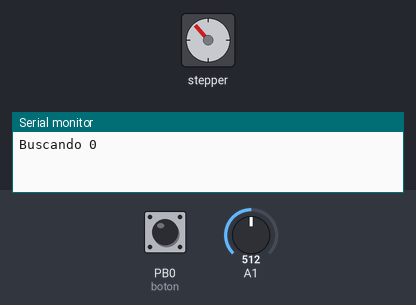
The sketch below on a simulated ATtiny85, built with avr-gcc and run on an emulated ATtiny85. Parts: stepper motor, the last lines printed to the serial monitor. The test bench sets the inputs (shaded band); at power-on: PB0 (boton) HIGH, A1 = 512. Stepper angles assume 512 steps per turn.

Above: at 0.8 s.
0.9 s: PB0 (boton) pulled LOW for 0.15 s
At 1.4 s:
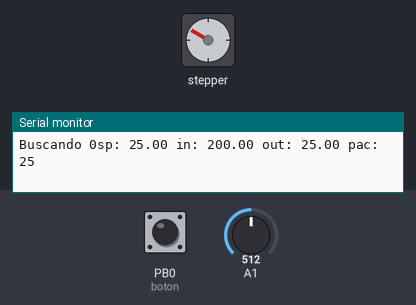
4.0 s: A1 set to 15
At 6.8 s:
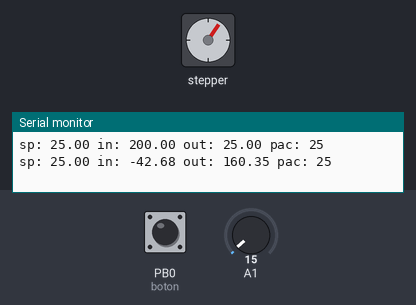
7.0 s: A1 set to 306
10.0 s: A1 set to 0
At 16.7 s:
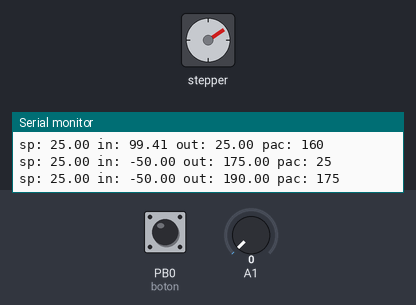
Timing chart, 0 to 17.0 s (numbered marks = the images above; inputs shaded):
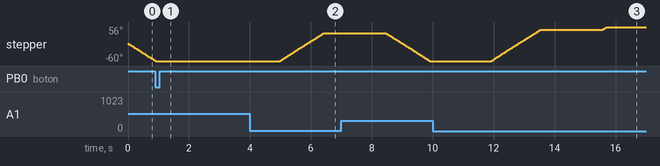

The sketch:

attiny_stepper_analog_rc.ino
```cpp
/*Para poder usar el pin5 como entrada analoga o binaria,
 * el voltaje tiene que ser sobre 3 V aprox, sino se resetea
 * es el RST pin...
 * Para arreglar esto y poder usar el pin5
 * ver link guardado:
 * http://thetoivonen.blogspot.com/2015/12/fixing-pin-p5-or-6-on-digispark-clones.html
 * =)
 */
#include "Stepper_28BYJ_48.h"
#include <PID_v1.h>

#define Spoint 25 //ºC temp agua
#define minLlave 25 //pasos pos minimo llave
#define maxLlave 190  //pasos pos max llave
#define sampleT 1000  //actualizacion PID en ms
#define kape 1 //Kp
#define kai 1 //Ki
#define kade 0 //Kd
int posact;

//Define Variables we'll be connecting to
double Setpoint, Input, Output, salida;

//Specify the links and initial tuning parameters
double Kp=kape, Ki=kai, Kd=kade;
PID myPID(&Input, &Output, &Setpoint, Kp, Ki, Kd, DIRECT);

#define boton 0 //pin5 del reset, hay que reparar para poder usar
                //switch posicion minima llave gas P4
#define p0 8
#define p1 9
#define p2 10
#define p3 11
#define termo A1 //A1 o 1 es p2 5v unico, 0 es p5 3.6V max
//#define steps 50
//#define delayy 500

Stepper_28BYJ_48 stepper(p3,p2,p1,p0); //in4, in3, in2, in1

void setup(){
  //pinMode(boton, INPUT); //para el attiny85
  Serial.begin(9600);
  pinMode(boton, INPUT_PULLUP);
  //digitalWrite(boton,HIGH);//este truco es para que se active el PULLUP attiny 85
  pinMode(p0, OUTPUT);
  pinMode(p1, OUTPUT);
  pinMode(p2, OUTPUT);
  pinMode(p3, OUTPUT);
  pinMode(13, OUTPUT);
  digitalWrite(13, HIGH); //alim termometro

  myPID.SetSampleTime(sampleT);
  myPID.SetOutputLimits(minLlave, maxLlave);
  Setpoint = Spoint;
  //turn the PID on
  myPID.SetMode(AUTOMATIC);
  Serial.print("Buscando 0");
  while(digitalRead(boton) == HIGH ){ //cuando boton se va a cero motor en minLlave
    stepper.step(-1);
  }
  posact = minLlave;
}

void loop()
{
  Input = lee(termo); //convierte a ºC
  myPID.Compute();
  imprime();

  if(posact != Output) //me tengo que mover
  {
    stepper.step(Output-posact);
    posact = Output;
  }
  delay(2000);
}

float lee(float entrada)
{
  delay(5);
  float lectura = analogRead(entrada);
  delay(5);
  float voltaje = lectura * 5.0;
  voltaje /= 1024.0;
  float tempC = (voltaje -0.5) * 100;
  return tempC;
}

void imprime()
{
  Serial.print("sp:");
  Serial.print(" ");
  Serial.print(Setpoint);
  Serial.print(" ");
  Serial.print("in:");
  Serial.print(" ");
  Serial.print(lee(termo));
  Serial.print(" ");
  Serial.print("out:");
  Serial.print(" ");
  Serial.print(Output);
  Serial.print(" ");
  Serial.print("pac:");
  Serial.print(" ");
  Serial.println(posact);
  delay(1);
}
```

Measured:
- after the input at 0.9 s, stepper: goes on until 0.9 s, then stays -60°
- after the input at 4.0 s, stepper: turns 95° clockwise in 1.4 s, starting after 0.99 s
- after the input at 10.0 s, stepper: turns 106° clockwise in 1.6 s, then 10° clockwise in 0.14 s
